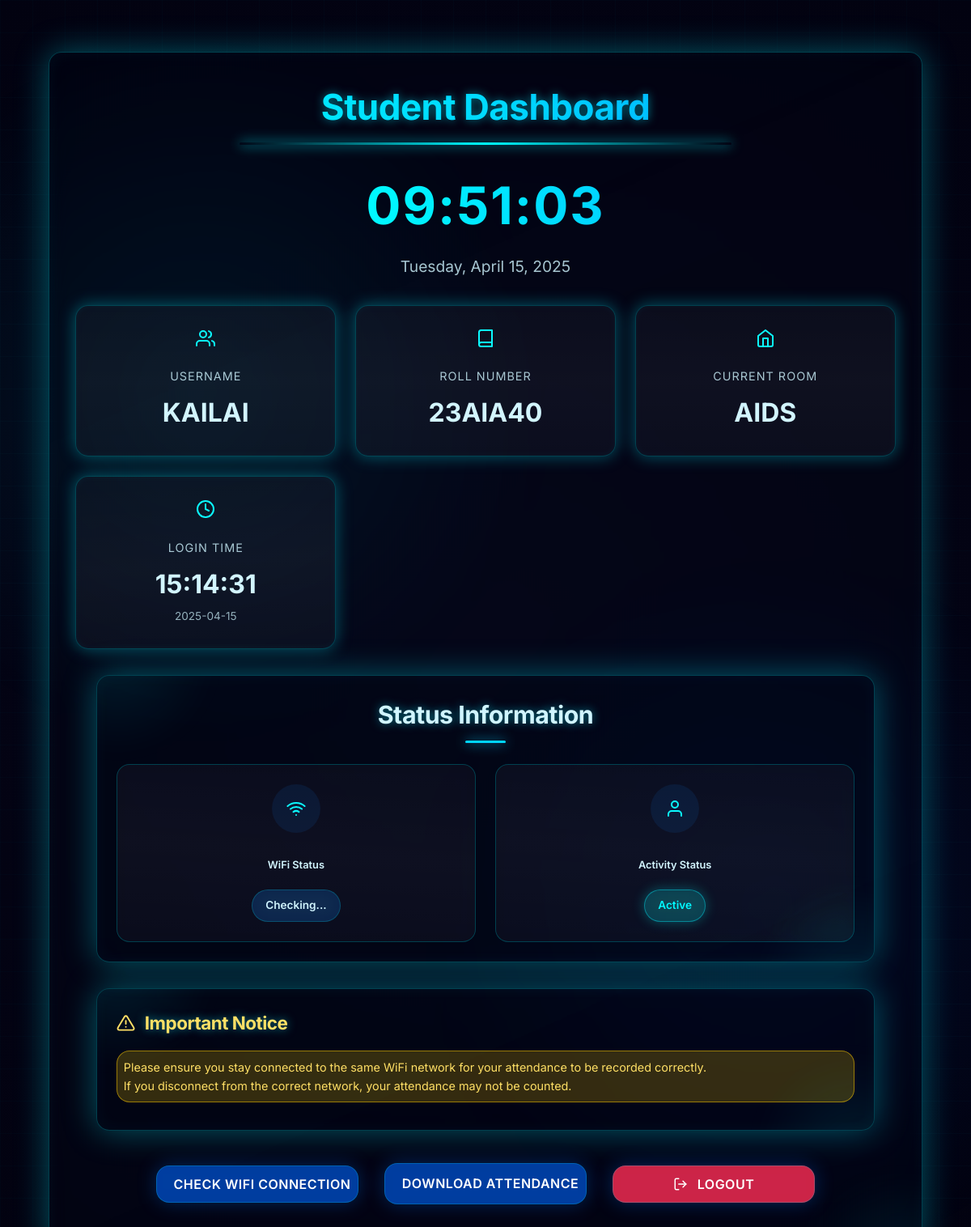
The app's page /student_dashboard (signed in) with its own data.
### app.py (models this page shows)
class Student(db.Model):
    __bind_key__ = 'student_db'
    id = db.Column(db.Integer, primary_key=True)
    roll_number = db.Column(db.String(50), nullable=False, unique=True)
    username = db.Column(db.String(50), nullable=False)
    password = db.Column(db.String(100), nullable=False)
    current_room = db.Column(db.String(50))  # Store current room code
    current_bssid = db.Column(db.String(100))  # Store student's current BSSID
    face_image_path = db.Column(db.String(200))  # Path to stored face image
    is_logged_in = db.Column(db.Boolean, default=False)
    login_time = db.Column(db.DateTime)
    last_active_time = db.Column(db.DateTime)
    is_active = db.Column(db.Boolean, default=True)

### app.py (the view)
@app.route('/student_dashboard')
def student_dashboard():
    if 'student_id' not in session:
        flash("Please login first")
        return redirect(url_for('login_student'))
    student_id = session.get('student_id')
    student = Student.query.get(student_id)
    return render_template('student_dashboard.html', student=student)

### templates/student_dashboard.html (shortened to what this page needs)
<!DOCTYPE html>
<html lang="en">
<head>
    <link rel="stylesheet" type="text/css" href="{{ url_for('static', filename='app.css') }}">
</head>
<body>
    <div class="container main-container glass-highlight">
        <h1>Student Dashboard</h1>
        <div class="time-display">
            <div id="current-time" class="digital-clock neon-pulse">00:00:00</div>
            <div id="current-date" class="date-display">Loading date...</div>
        </div>
        <div class="stats-panel">
            <div class="stat-card glass-highlight">
                <div class="stat-icon">
                </div>
                <div class="stat-title">Username</div>
                <div class="count">{{ student.username }}</div>
            </div>
            <div class="stat-card glass-highlight">
                <div class="stat-icon">
                    <svg xmlns="http://www.w3.org/2000/svg" width="24" height="24" viewBox="0 0 24 24" fill="none" stroke="currentColor" stroke-width="2" stroke-linecap="round" stroke-linejoin="round"><path d="M4 19.5A2.5 2.5 0 0 1 6.5 17H20"></path><path d="M6.5 2H20v20H6.5A2.5 2.5 0 0 1 4 19.5v-15A2.5 2.5 0 0 1 6.5 2z"></path></svg>
                </div>
                <div class="stat-title">Roll Number</div>
                <div class="count">{{ student.roll_number }}</div>
            </div>
            <div class="stat-card glass-highlight">
                <div class="stat-icon">
                    <svg xmlns="http://www.w3.org/2000/svg" width="24" height="24" viewBox="0 0 24 24" fill="none" stroke="currentColor" stroke-width="2" stroke-linecap="round" stroke-linejoin="round"><path d="M3 9l9-7 9 7v11a2 2 0 0 1-2 2H5a2 2 0 0 1-2-2z"></path><polyline points="9 22 9 12 15 12 15 22"></polyline></svg>
                </div>
                <div class="stat-title">Current Room</div>
                <div class="count">{{ student.current_room }}</div>
            </div>
            {% if student.login_time %}
            <div class="stat-card glass-highlight">
                <div class="stat-icon">
                    <svg xmlns="http://www.w3.org/2000/svg" width="24" height="24" viewBox="0 0 24 24" fill="none" stroke="currentColor" stroke-width="2" stroke-linecap="round" stroke-linejoin="round"><circle cx="12" cy="12" r="10"></circle><polyline points="12 6 12 12 16 14"></polyline></svg>
                </div>
                <div class="stat-title">Login Time</div>
                <div class="count">{{ student.login_time.strftime('%H:%M:%S') }}</div>
                <div class="sub-text">{{ student.login_time.strftime('%Y-%m-%d') }}</div>
            </div>
            {% endif %}
        </div>
        <div class="container status-container">
            <h2>Status Information</h2>
            <div class="status-cards">
                <div class="status-card glass-highlight">
                    <div id="wifi-icon" class="status-icon">
                    </div>
                    <div class="status-label">WiFi Status</div>
                    <div id="wifi-status" class="status-chip">Checking...</div>
                </div>
                <div class="status-card glass-highlight">
                    <div class="status-icon">
                        <svg xmlns="http://www.w3.org/2000/svg" width="24" height="24" viewBox="0 0 24 24" fill="none" stroke="currentColor" stroke-width="2" stroke-linecap="round" stroke-linejoin="round"><path d="M20 21v-2a4 4 0 0 0-4-4H8a4 4 0 0 0-4 4v2"></path><circle cx="12" cy="7" r="4"></circle></svg>
                    </div>
                    <div class="status-label">Activity Status</div>
                    <div id="active-status" data-active="{{ 'true' if student.is_active else 'false' }}" class="status-chip">
                        {{ "Active" if student.is_active else "Inactive" }}
                    </div>
                </div>
            </div>
        </div>
        <div class="container notice-container">
            <div class="notice-header">
                <h3>Important Notice</h3>
            </div>
            <div class="wifi-warning">
                <p>Please ensure you stay connected to the same WiFi network for your attendance to be recorded correctly.</p>
                <p>If you disconnect from the correct network, your attendance may not be counted.</p>
            </div>
        </div>
        <div class="button-group">
            <button onclick="checkWiFiStatus()" class="btn">
                Check WiFi Connection
            </button>
            <a href="/download_student_attendance" class="btn">
                Download Attendance
            </a>
            <button onclick="logout()" class="btn danger">
                Logout
            </button>
        </div>
    </div>
</body>
</html>

### records on screen
Student: username "KAILAI", roll_number "23AIA40", current_room "AIDS", login_time "15:14:31", login_time "2025-04-15", is_active "Active"
